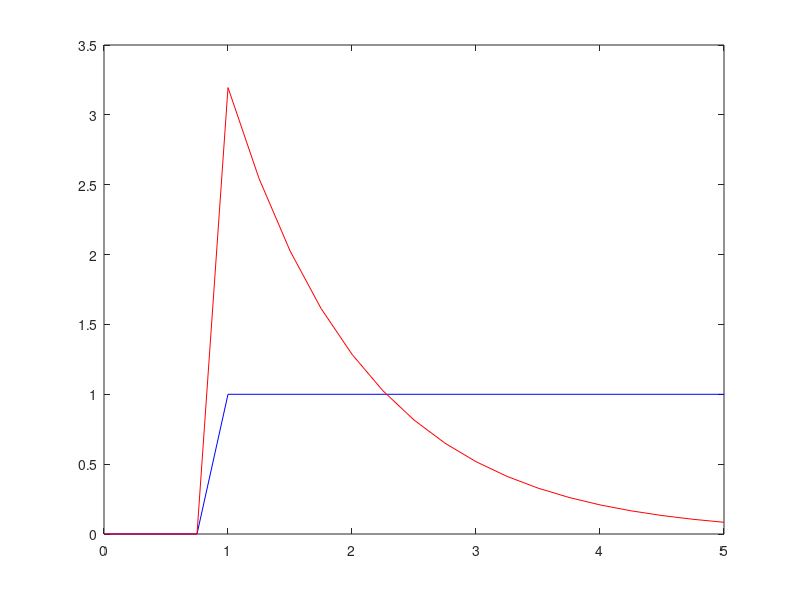

Reproduce this figure in MATLAB.
% sistemas dinámicos
% Planta de Flujo en el tiempo
clc;
clear;
close all;
K=3.73;
T=0.91;
tau=0.83;
t = [0:0.25:5];
u = ones(size(t));
n = max(size(u));
for i = 1:n
    if t(1,i)<tau
        u(1,i)=0;
    else
        u(1,i)=1;
    end
    i = i+1;
end   
% Funcion
ft = K.*u;
E=exp(-T.*(-tau+t));
FT=ft.*E;
plot(t,u,'-b')
hold on
plot(t,FT,'-r')

